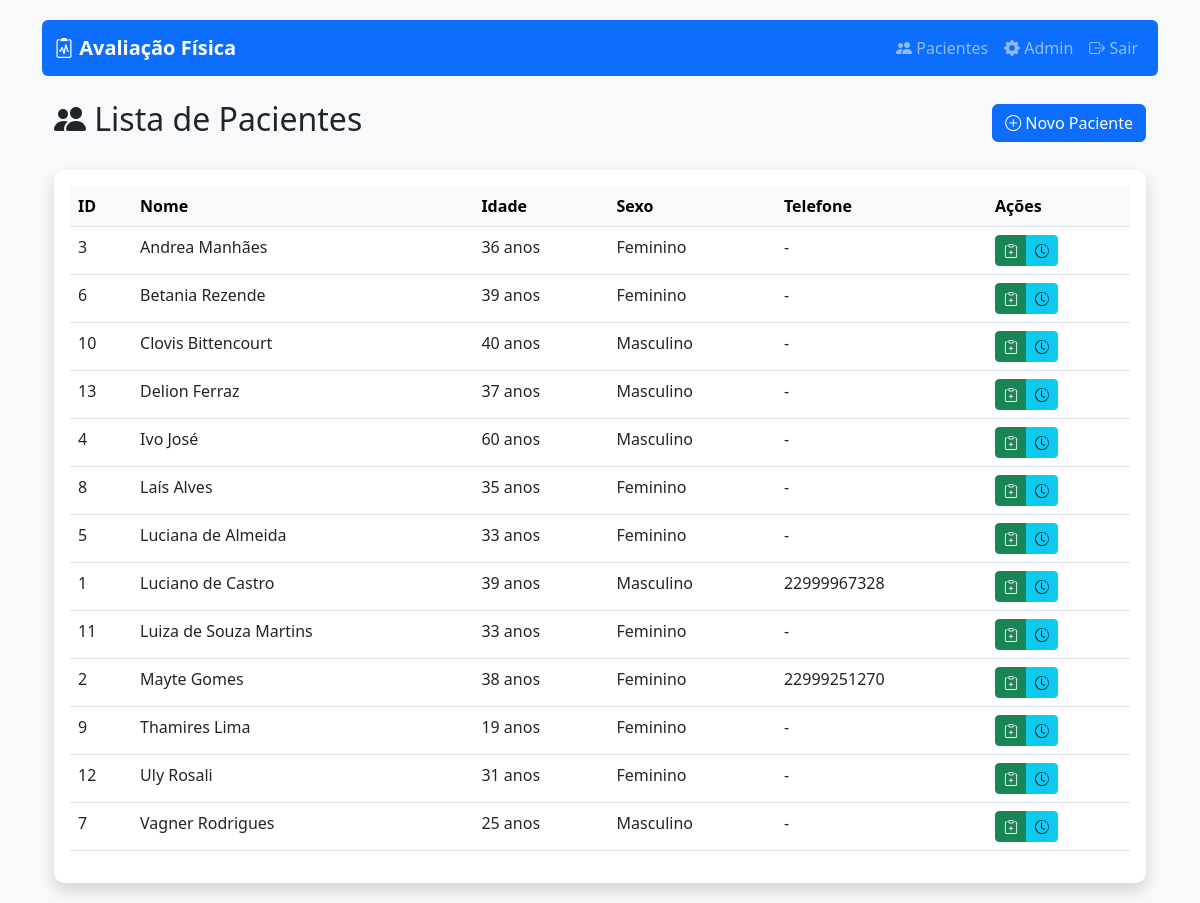
The page /pacientes/ (signed in) on the database as committed earlier.
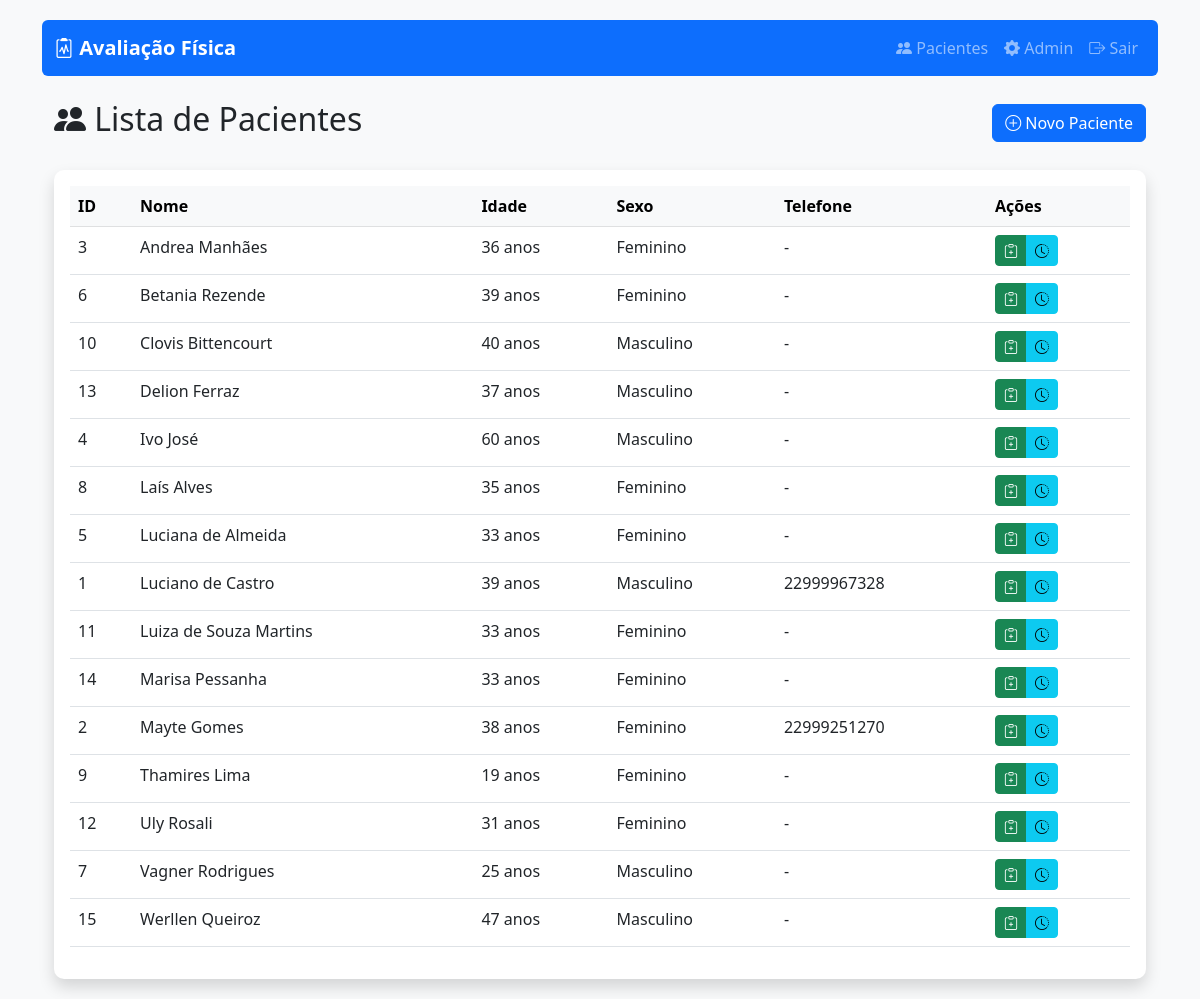
The same page on the database as committed later.
### avaliacao/models.py (models this page shows, shortened)
class Paciente(models.Model):
    SEXO_CHOICES = [('M', 'Masculino'), ('F', 'Feminino')]
    nome = models.CharField(max_length=100)
    sexo = models.CharField(max_length=1, choices=SEXO_CHOICES)
    data_nascimento = models.DateField()
    telefone = models.CharField(max_length=15, blank=True)
    email = models.EmailField(blank=True)
    observacoes = models.TextField(blank=True)
    @property
    def idade(self):
        hoje = date.today()
        return hoje.year - self.data_nascimento.year - (
            (hoje.month, hoje.day) < (self.data_nascimento.month, self.data_nascimento.day)
        )

### avaliacao/views.py (the view)
# urls.py: path('pacientes/', views.lista_pacientes, name='lista_pacientes'),
@login_required
def lista_pacientes(request):
    pacientes = Paciente.objects.all().order_by('nome')
    return render(request, 'avaliacao/lista_pacientes.html', {
        'pacientes': pacientes,
        'titulo': 'Lista de Pacientes'
    })

### avaliacao/templates/avaliacao/lista_pacientes.html (shortened to what this page needs)
{% extends 'avaliacao/base.html' %}
{% block content %}
<div class="container mt-4">
    <div class="d-flex justify-content-between align-items-center mb-4">
        <h2><i class="bi bi-people-fill"></i> Lista de Pacientes</h2>
        <a href="{% url 'avaliacao:novo_paciente' %}" class="btn btn-primary">
            <i class="bi bi-plus-circle"></i> Novo Paciente
        </a>
    </div>
    <div class="card shadow">
        <div class="card-body">
            <div class="table-responsive">
                <table class="table table-hover">
                    <thead class="table-light">
                        <tr>
                            <th>ID</th>
                            <th>Nome</th>
                            <th>Idade</th>
                            <th>Sexo</th>
                            <th>Telefone</th>
                            <th>Ações</th>
                        </tr>
                    </thead>
                    <tbody>
                        {% for paciente in pacientes %}
                        <tr>
                            <td>{{ paciente.id }}</td>
                            <td>{{ paciente.nome }}</td>
                            <td>{{ paciente.idade }} anos</td>
                            <td>{{ paciente.get_sexo_display }}</td>
                            <td>{{ paciente.telefone|default:"-" }}</td>
                            <td>
                                <div class="btn-group" role="group">
                                    <a href="{% url 'avaliacao:nova_avaliacao' paciente.id %}"
                                       class="btn btn-sm btn-success"
                                       title="Nova Avaliação">
                                        <i class="bi bi-clipboard-plus"></i>
                                    </a>
                                    <a href="{% url 'avaliacao:historico_avaliacoes' paciente.id %}"
                                       class="btn btn-sm btn-info"
                                       title="Ver Histórico">
                                        <i class="bi bi-clock-history"></i>
                                    </a>
                                </div>
                            </td>
                        </tr>
                        {% empty %}
                        <tr>
                            <td colspan="6" class="text-center text-muted">
                                Nenhum paciente cadastrado ainda.
                            </td>
                        </tr>
                        {% endfor %}
                    </tbody>
                </table>
            </div>
        </div>
    </div>
</div>
{% endblock %}

### avaliacao/templates/avaliacao/base.html (shortened to what this page needs)
<!DOCTYPE html>
<html lang="pt-br">
<head>
    <link href="https://cdn.jsdelivr.net/npm/bootstrap@5.3.0/dist/css/bootstrap.min.css" rel="stylesheet">
    <link rel="stylesheet" href="https://cdn.jsdelivr.net/npm/bootstrap-icons@1.8.0/font/bootstrap-icons.css">
</head>
<body>
    <div class="container">
        <nav class="navbar navbar-expand-lg navbar-dark bg-primary mb-4 rounded">
            <div class="container-fluid">
                <a class="navbar-brand" href="{% url 'avaliacao:lista_pacientes' %}">
                    <i class="bi bi-clipboard2-pulse"></i> Avaliação Física
                </a>
                <div class="navbar-nav ms-auto">
                    <a class="nav-link" href="{% url 'avaliacao:lista_pacientes' %}">
                        <i class="bi bi-people-fill"></i> Pacientes
                    </a>
                    <a class="nav-link" href="{% url 'admin:index' %}" target="_blank">
                        <i class="bi bi-gear-fill"></i> Admin
                    </a>
                    {% if user.is_authenticated %}
                        <a class="nav-link" href="{% url 'logout' %}">
                            <i class="bi bi-box-arrow-right"></i> Sair
                        </a>
                    {% endif %}
                </div>
            </div>
        </nav>
        <main>
            {% block content %}{% endblock %}
        </main>
    </div>
</body>
</html>

### avaliacao/templates/avaliacao/base.html (style rules this page uses)
body { background-color: #f8f9fa; padding-top: 20px; }
.card { border-radius: 10px; box-shadow: 0 4px 6px rgba(0, 0, 0, 0.1); margin-bottom: 20px; border: none; }
.navbar-brand { font-weight: 600; }

### avaliacao/templates/avaliacao/lista_pacientes.html (style rules this page uses)
.btn-group .btn { padding: 0.25rem 0.5rem; }

Rows that differ between the two databases and show on the page:
added Paciente: id "14", nome "Marisa Pessanha", idade "33", sexo "Feminino", telefone "-"
added Paciente: id "15", nome "Werllen Queiroz", idade "47", sexo "Masculino", telefone "-"
